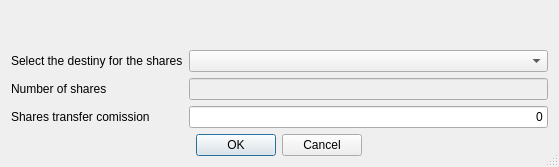
<?xml version="1.0" encoding="UTF-8"?>
<ui version="4.0">
 <class>frmSharesTransfer</class>
 <widget class="QDialog" name="frmSharesTransfer">
  <property name="geometry">
   <rect>
    <x>0</x>
    <y>0</y>
    <width>559</width>
    <height>167</height>
   </rect>
  </property>
  <property name="windowTitle">
   <string>Shares transfer</string>
  </property>
  <property name="windowIcon">
   <iconset resource="../images/xulpymoney.qrc">
    <normaloff>:/xulpymoney/transfer.png</normaloff>:/xulpymoney/transfer.png</iconset>
  </property>
  <property name="sizeGripEnabled">
   <bool>true</bool>
  </property>
  <layout class="QHBoxLayout" name="horizontalLayout">
   <item>
    <layout class="QVBoxLayout" name="verticalLayout">
     <item>
      <widget class="QLabel" name="lbl">
       <property name="font">
        <font>
         <pointsize>14</pointsize>
         <weight>75</weight>
         <bold>true</bold>
        </font>
       </property>
       <property name="styleSheet">
        <string notr="true">color: rgb(0, 128, 0);</string>
       </property>
       <property name="alignment">
        <set>Qt::AlignCenter</set>
       </property>
      </widget>
     </item>
     <item>
      <layout class="QFormLayout" name="formLayout">
       <property name="fieldGrowthPolicy">
        <enum>QFormLayout::ExpandingFieldsGrow</enum>
       </property>
       <item row="0" column="1">
        <widget class="QComboBox" name="combo">
         <property name="sizePolicy">
          <sizepolicy hsizetype="Expanding" vsizetype="Fixed">
           <horstretch>0</horstretch>
           <verstretch>0</verstretch>
          </sizepolicy>
         </property>
        </widget>
       </item>
       <item row="0" column="0">
        <widget class="QLabel" name="lblCombo">
         <property name="text">
          <string>Select the destiny for the shares</string>
         </property>
        </widget>
       </item>
       <item row="1" column="0">
        <widget class="QLabel" name="lblNumero">
         <property name="text">
          <string>Number of shares</string>
         </property>
        </widget>
       </item>
       <item row="1" column="1">
        <widget class="myQLineEdit" name="txtAcciones">
         <property name="enabled">
          <bool>false</bool>
         </property>
         <property name="alignment">
          <set>Qt::AlignRight|Qt::AlignTrailing|Qt::AlignVCenter</set>
         </property>
        </widget>
       </item>
       <item row="2" column="0">
        <widget class="QLabel" name="lblComisionLabel">
         <property name="text">
          <string>Shares transfer comission</string>
         </property>
        </widget>
       </item>
       <item row="2" column="1">
        <widget class="myQLineEdit" name="txtComision">
         <property name="text">
          <string>0</string>
         </property>
         <property name="alignment">
          <set>Qt::AlignRight|Qt::AlignTrailing|Qt::AlignVCenter</set>
         </property>
        </widget>
       </item>
      </layout>
     </item>
     <item alignment="Qt::AlignHCenter">
      <widget class="QDialogButtonBox" name="buttons">
       <property name="standardButtons">
        <set>QDialogButtonBox::Cancel|QDialogButtonBox::Ok</set>
       </property>
      </widget>
     </item>
    </layout>
   </item>
  </layout>
 </widget>
 <customwidgets>
  <customwidget>
   <class>myQLineEdit</class>
   <extends>QLineEdit</extends>
   <header location="global">myqlineedit</header>
  </customwidget>
 </customwidgets>
 <resources>
  <include location="../images/xulpymoney.qrc"/>
 </resources>
 <connections/>
</ui>
